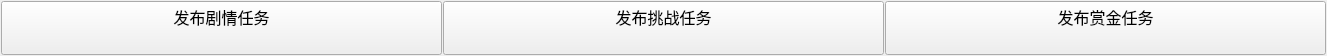
                                                                            <widget class="QWidget" name="widget_6"
                                                                                    native="true">
                                                                                <property name="maximumSize">
                                                                                    <size>
                                                                                        <width>16777215</width>
                                                                                        <height>35</height>
                                                                                    </size>
                                                                                </property>
                                                                                <property name="font">
                                                                                    <font>
                                                                                        <family>微软雅黑</family>
                                                                                        <pointsize>12</pointsize>
                                                                                    </font>
                                                                                </property>
                                                                                <layout class="QHBoxLayout"
                                                                                        name="horizontalLayout_22">
                                                                                    <property name="spacing">
                                                                                        <number>1</number>
                                                                                    </property>
                                                                                    <property name="leftMargin">
                                                                                        <number>1</number>
                                                                                    </property>
                                                                                    <property name="topMargin">
                                                                                        <number>1</number>
                                                                                    </property>
                                                                                    <property name="rightMargin">
                                                                                        <number>1</number>
                                                                                    </property>
                                                                                    <property name="bottomMargin">
                                                                                        <number>1</number>
                                                                                    </property>
                                                                                    <item>
                                                                                        <layout class="QHBoxLayout"
                                                                                                name="horizontalLayout_21">
                                                                                            <property name="spacing">
                                                                                                <number>1</number>
                                                                                            </property>
                                                                                            <property
                                                                                                    name="sizeConstraint">
                                                                                                <enum>
                                                                                                    QLayout::SetDefaultConstraint
                                                                                                </enum>
                                                                                            </property>
                                                                                            <item>
                                                                                                <widget class="QPushButton"
                                                                                                        name="pushButton_publishStoryTask">
                                                                                                    <property
                                                                                                            name="font">
                                                                                                        <font>
                                                                                                            <family>
                                                                                                                微软雅黑
                                                                                                            </family>
                                                                                                            <pointsize>
                                                                                                                12
                                                                                                            </pointsize>
                                                                                                        </font>
                                                                                                    </property>
                                                                                                    <property
                                                                                                            name="text">
                                                                                                        <string>发布剧情任务
                                                                                                        </string>
                                                                                                    </property>
                                                                                                </widget>
                                                                                            </item>
                                                                                            <item>
                                                                                                <widget class="QPushButton"
                                                                                                        name="pushButton_publishChallengeTask">
                                                                                                    <property
                                                                                                            name="font">
                                                                                                        <font>
                                                                                                            <family>
                                                                                                                微软雅黑
                                                                                                            </family>
                                                                                                            <pointsize>
                                                                                                                12
                                                                                                            </pointsize>
                                                                                                        </font>
                                                                                                    </property>
                                                                                                    <property
                                                                                                            name="text">
                                                                                                        <string>发布挑战任务
                                                                                                        </string>
                                                                                                    </property>
                                                                                                </widget>
                                                                                            </item>
                                                                                            <item>
                                                                                                <widget class="QPushButton"
                                                                                                        name="pushButton_publishBountyTask">
                                                                                                    <property
                                                                                                            name="sizePolicy">
                                                                                                        <sizepolicy
                                                                                                                hsizetype="Preferred"
                                                                                                                vsizetype="Preferred">
                                                                                                            <horstretch>
                                                                                                                0
                                                                                                            </horstretch>
                                                                                                            <verstretch>
                                                                                                                0
                                                                                                            </verstretch>
                                                                                                        </sizepolicy>
                                                                                                    </property>
                                                                                                    <property
                                                                                                            name="font">
                                                                                                        <font>
                                                                                                            <family>
                                                                                                                微软雅黑
                                                                                                            </family>
                                                                                                            <pointsize>
                                                                                                                12
                                                                                                            </pointsize>
                                                                                                        </font>
                                                                                                    </property>
                                                                                                    <property
                                                                                                            name="text">
                                                                                                        <string>发布赏金任务
                                                                                                        </string>
                                                                                                    </property>
                                                                                                </widget>
                                                                                            </item>
                                                                                        </layout>
                                                                                    </item>
                                                                                </layout>
                                                                            </widget>
